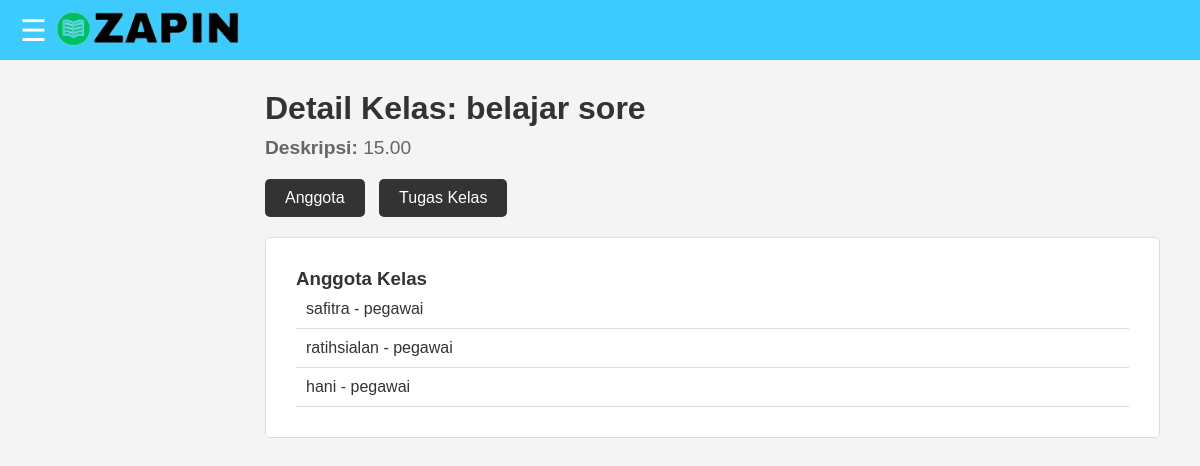
The app's page /class_detail.php?class_id=8 (signed in) with its own data.
### tables this page shows
CREATE TABLE `classes` (
  `id` int(11) NOT NULL,
  `class_name` varchar(255) NOT NULL,
  `class_description` text NOT NULL,
  `pengajar_id` int(11) NOT NULL,
  `class_code` varchar(255) DEFAULT NULL
);

CREATE TABLE `users` (
  `id` int(11) NOT NULL,
  `username` varchar(50) NOT NULL,
  `email` varchar(50) NOT NULL,
  `password` varchar(100) NOT NULL,
  `created_at` datetime NOT NULL DEFAULT current_timestamp(),
  `reset_token` varchar(255) DEFAULT NULL,
  `token_expiry` datetime DEFAULT NULL,
  `security_question` varchar(255) DEFAULT NULL,
  `security_answer` varchar(255) DEFAULT NULL,
  `role` varchar(20) NOT NULL
);

### class_detail.php (the view, shortened to what this page needs)
<?php
include 'service/database.php';
$class_id = $_GET['class_id'] ?? null;
$user_role = $_SESSION['role'];
if ($class_id) {
    $sql = "SELECT class_name, class_description, pengajar_id FROM classes WHERE id = '$class_id'";
    $result = $db->query($sql);
    $class_data = $result->fetch_assoc();
    $members_sql = "SELECT u.username, u.role FROM users u
                    JOIN class_members cm ON u.id = cm.pegawai_id
                    WHERE cm.class_id = '$class_id'";
    $members_result = $db->query($members_sql);
} else {
    header("Location: dashboard_$user_role.php");
    exit();
}
?>
<!DOCTYPE html>
<html lang="en">
<head>
    <link rel="stylesheet" href="navbar-sidebar.css">
</head>
<body>
    <?php include 'navbar.php'; ?>
    <div class="wrapper">
        <main class="content">
            <h2>Detail Kelas: <?= $class_data['class_name'] ?></h2>
            <p><strong>Deskripsi:</strong> <?= $class_data['class_description'] ?></p>
            <div class="tabs">
                <button class="tab-link" onclick="openTab('members')">Anggota</button>
                <button class="tab-link" onclick="openTab('tasks')">Tugas Kelas</button>
            </div>
            <div id="members" class="tab-content">
                <h3>Anggota Kelas</h3>
                <ul>
                    <?php while ($member = $members_result->fetch_assoc()): ?>
                        <li><?= $member['username'] ?> - <?= $member['role'] ?></li>
                    <?php endwhile; ?>
                </ul>
            </div>
        </main>
    </div>
</body>
</html>

### navbar-sidebar.css (style rules this page uses)
* { margin: 0; padding: 0; box-sizing: border-box; }
body { font-family: Arial, sans-serif; }
.content { margin-left: 0; padding: 20px; transition: margin-left 0.3s; }

### class_detail.php (style rules this page uses)
body { font-family: Arial, sans-serif; margin: 0; padding: 0; background-color: #f4f4f4; color: #333; }
.wrapper { margin-left: 225px; margin-top: 50px; padding: 20px; }
h2 { font-size: 2rem; margin-bottom: 10px; color: #333; }
p { font-size: 1.2rem; color: #666; }
.tabs { margin-top: 20px; }
.tab-link { background-color: #333; color: white; padding: 10px 20px; cursor: pointer; border: none; border-radius: 5px; margin-right: 10px; font-size: 1rem; }
.tab-content { display: none; padding: 30px; background-color: #fff; border: 1px solid #ddd; border-radius: 5px; margin-top: 20px; }
ul { list-style: none; padding: 0; }
ul li { padding: 10px; border-bottom: 1px solid #ddd; font-size: 1rem; color: #333; }

### records on screen
classes: class_name "belajar sore", class_description "15.00"
users: username "safitra", role "pegawai"
users: username "ratihsialan", role "pegawai"
users: username "hani", role "pegawai"
